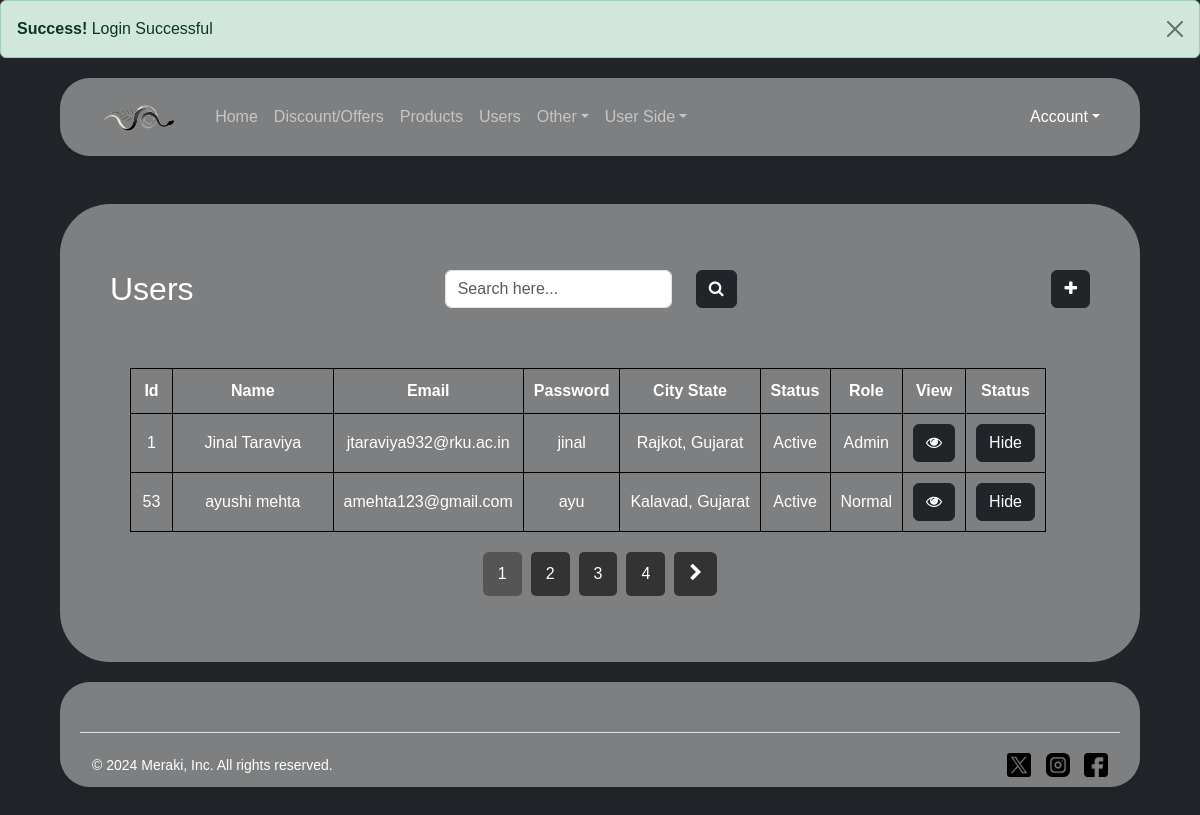
The page /AdUsers.php (signed in) on the database its author committed.
### tables this page shows
CREATE TABLE `user_tbl` (
  `U_Id` int(11) NOT NULL,
  `U_Fnm` varchar(255) NOT NULL,
  `U_Lnm` varchar(255) NOT NULL,
  `U_Email` varchar(255) NOT NULL,
  `U_Phn` int(15) NOT NULL,
  `U_Add` text NOT NULL,
  `U_City` char(10) NOT NULL,
  `U_State` char(10) NOT NULL,
  `U_Zip` int(6) NOT NULL,
  `U_Pwd` varchar(255) NOT NULL,
  `U_Profile` varchar(255) DEFAULT NULL,
  `U_Role` char(10) DEFAULT 'Normal',
  `U_Status` char(10) DEFAULT 'Inactive'
);

### AdUsers.php (the view, shortened to what this page needs)
<!DOCTYPE html>
<html lang="en">
<head>
    <link rel="stylesheet" href="styles.css">
    <?php
    include 'Header.php';
    ?>
</head>
<body class="bg-dark">
    <div class="container-fluid bgcolor mt-5">
        <div class="row mt-3 mb-3">
            <h2 class="col-md-4" style="color:white">Users</h2>
            <div class="col-md-3" style="text-align:right">
                <form method="get"><input type="text" name="search" class="form-control"
                        placeholder="Search here...">&nbsp;
            </div>
            <div class="col-md-1"><button class="btn btn-dark"><i class="fa fa-search "></i></button></div>
            <div class="col-md-3"></div>
            <div class="col-md-1" style="text-align:right"><button class="btn btn-dark" onclick="addForm(1)"><i
                        class="fa fa-plus"></i></button></div>
        </div>
        <div class="row w-100">
            <div class="col-12">
                <table>
                    <tr>
                        <th style="width:50px">Id</th>
                        <th>Name</th>
                        <th>Email</th>
                        <th>Password</th>
                        <th>City State</th>
                        <th>Status</th>
                        <th>Role</th>
                        <th>View</th>
                        <th>Status</th>
                    </tr>
                    <?php
                    $search = isset($_GET['search']) ? $_GET['search'] : '';
                    $search_query = '';
                    $q = "SELECT * FROM user_tbl $search_query";
                    $result = mysqli_query($con, $q);
                    $total_records = mysqli_num_rows($result);
                    $records_per_page = 2;
                    $total_pages = ceil($total_records / $records_per_page);
                    $page = isset($_GET['page']) ? $_GET['page'] : 1;
                    $start_from = ($page - 1) * $records_per_page;
                    $q = "Select * from user_tbl $search_query LIMIT $start_from, $records_per_page";
                    $result = mysqli_query($con, $q);
                    while ($r = mysqli_fetch_assoc($result)) {
                        ?>
                        <tr>
                            <td><?php echo $r['U_Id']; ?></td>
                            <td><?php echo $r['U_Fnm'] . " " . $r['U_Lnm']; ?></td>
                            <td><?php echo $r['U_Email']; ?></td>
                            <td><?php echo $r['U_Pwd']; ?></td>
                            <td><?php echo $r['U_City'] . ", " . $r['U_State']; ?></td>
                            <td><?php echo $r['U_Status']; ?></td>
                            <td><?php echo $r['U_Role']; ?></td>
                            <td>
                                <form method="post" action="AdUsers.php#user_profile"><a href="#user_profile"><button
                                            type="submit" class="btn btn-dark" value="<?php echo $r['U_Id'] ?>"
                                            name="showUsr" onclick="showUser(1)"><i class="fa fa-eye"></i></button></a>
                                </form>
                            </td>
                            <td>
                                <form method="post" action="AdUsers.php">
                                    <button type="submit" name="changeStatus" class="btn btn-dark">
                                        <?php echo $r['U_Status'] == 'Active' ? 'Hide' : 'Show'; ?>
                                    </button>
                                </form>
                            </td>
                        </tr>
                        <?php
                    }
                    ?>
                </table>
            </div>
        </div>
        <nav>
            <ul class="pagination">
                <?php
                for ($i = 1; $i <= $total_pages; $i++) {
                    echo "<li class='page-item " . ($i == $page ? 'active' : '') . "'><a class='page-link' href='?page=" . $i . "&search=" . $search . "'>" . $i . "</a></li>";
                }
                if ($page < $total_pages) {
                    echo "<li class='page-item'><a class='page-link' href='?page=" . ($page + 1) . "&search=" . $search . "'><i class='fa fa-chevron-right'></i></a></li>";
                }
                ?>
            </ul>
        </nav>
    </div>
    <?php
    include 'Footer.php';
            ?>
</body>
</html>

### styles.css (style rules this page uses)
body { background-color: #f8f9fa; font-family: Quicksand, sans-serif; color: white; }
.bgcolor { background-color: rgba(165, 165, 165, 0.7); padding: 50px; border-radius: 50px; width: auto; margin-top: 20px; margin-left: 5%; margin-right: 5%; }
a { color: #000000; text-decoration: none; }
:root { --surface-color: #fff; --curve: 40; }
table { display: block; overflow-x: auto; white-space: nowrap; padding: 20px; }
.pagination { justify-content: center; }
.pagination li { margin: 0 5px; }
.pagination li a { color: #fff; background-color: #333; border: none; padding: 10px 15px; font-size: 16px; border-radius: 5px; cursor: pointer; }
.pagination li.active a { background-color: #555; }
.pagination li a i { font-size: 18px; }

### AdUsers.php (style rules this page uses)
tr { border: 1px black solid; text-align: center; }
table { width: 100%; }
th, td { width: 100%; border: 1px black solid; padding: 10px; }
th:nth-child(1), td:nth-child(1) { width: 10%; }

### rows shown on the page
user_tbl: U_Id "1", U_Fnm "Jinal", U_Lnm "Taraviya", U_Email "jtaraviya932@rku.ac.in", U_Pwd "jinal", U_City "Rajkot", U_State "Gujarat", U_Status "Active", U_Role "Admin", shows "Hide"
user_tbl: U_Id "53", U_Fnm "ayushi", U_Lnm "mehta", U_Email "amehta123@gmail.com", U_Pwd "ayu", U_City "Kalavad", U_State "Gujarat", U_Status "Active", U_Role "Normal", shows "Hide"

### other values the page prints
$_COOKIE['success'] "Login Successful"
